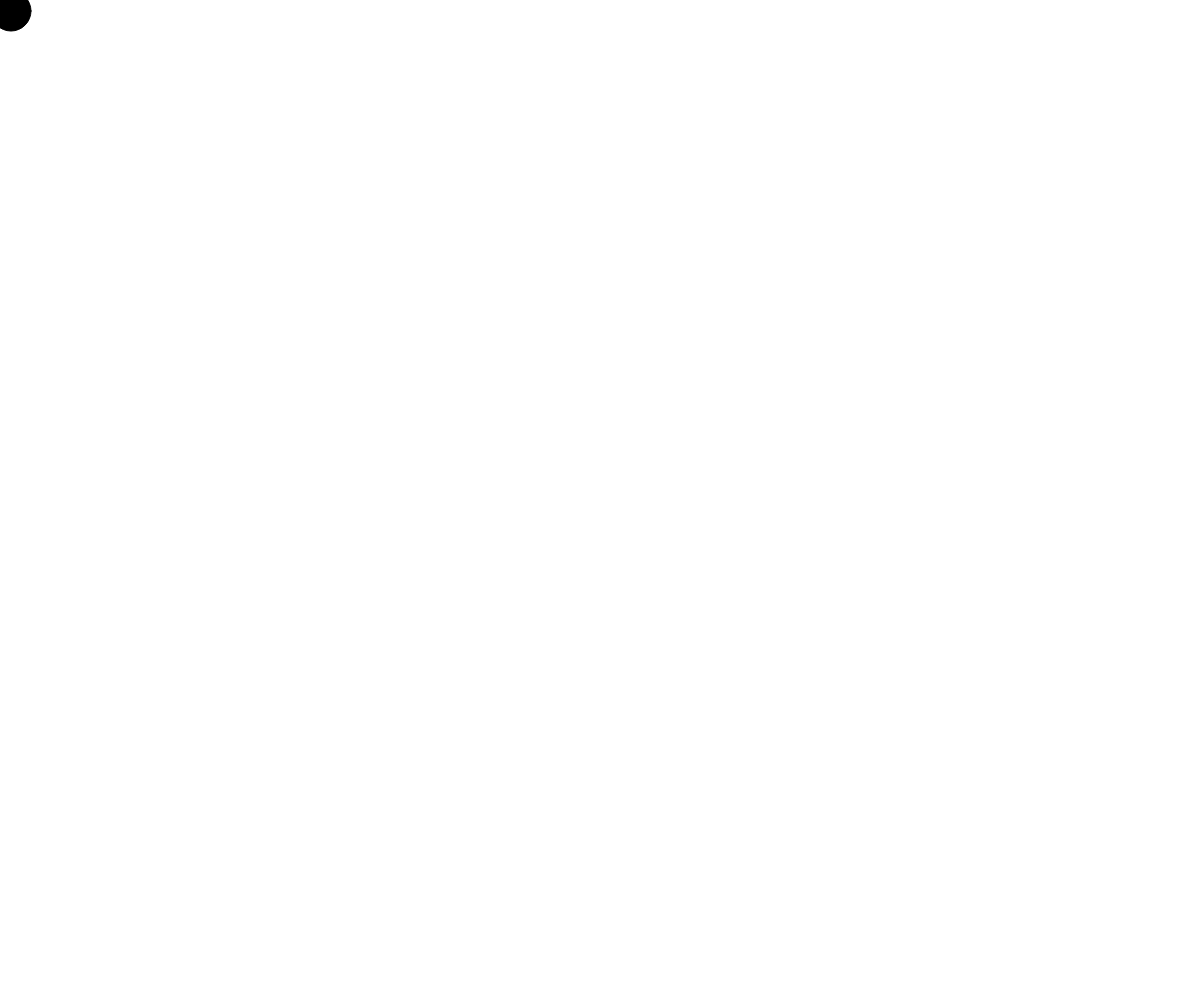
Frame 1 (no input)
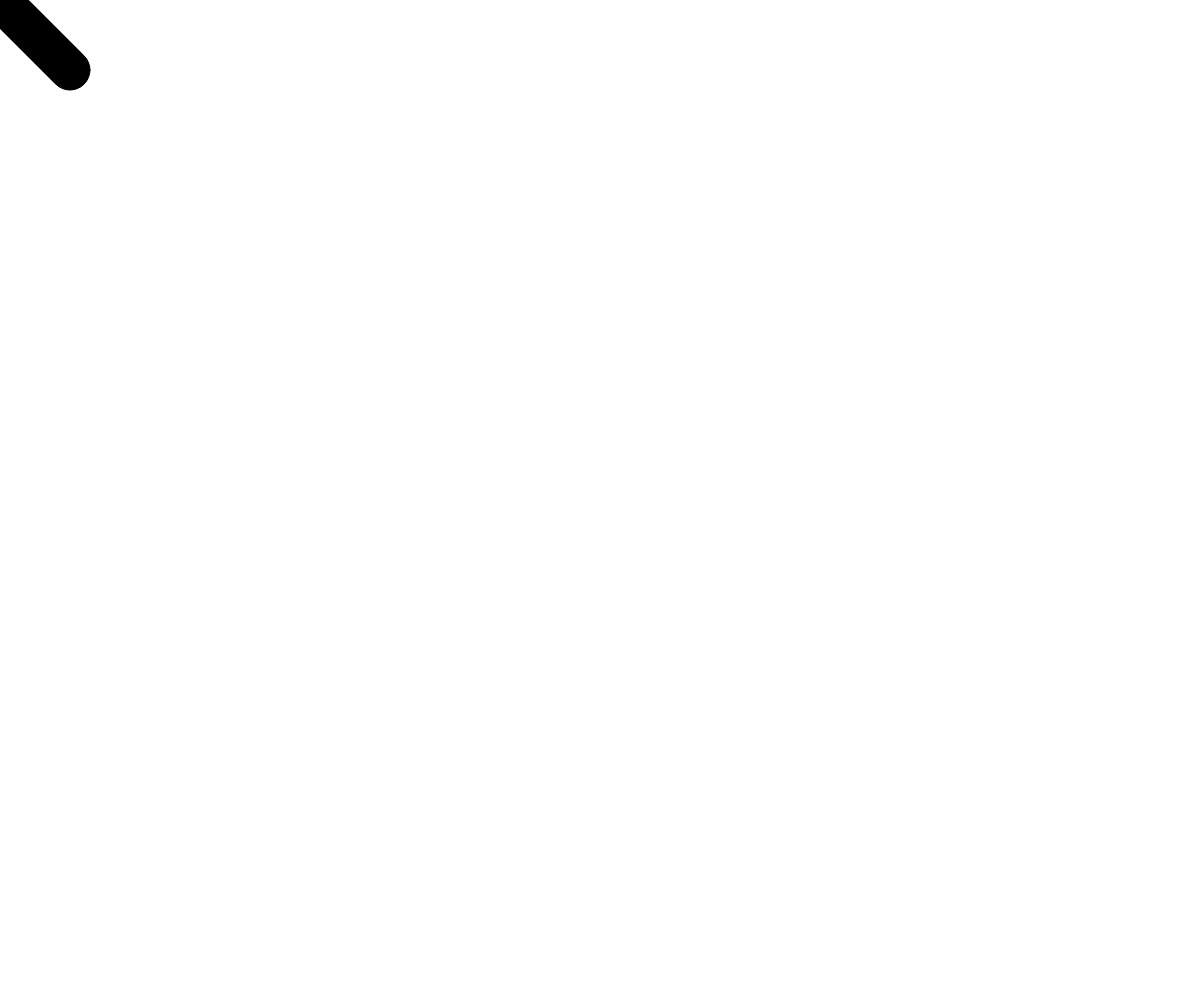
Frame 60 (no input)
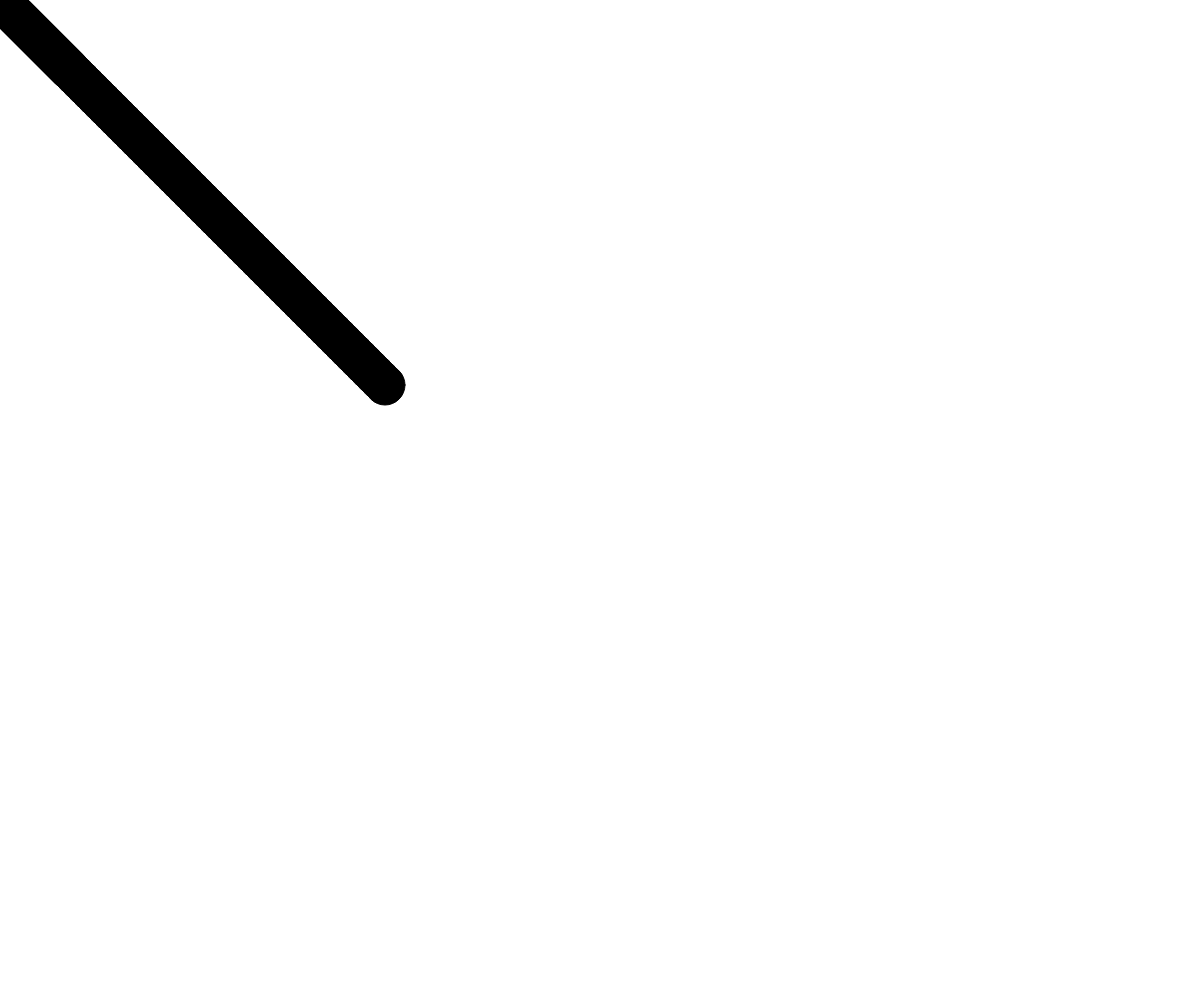
Frame 120 (the mouse pressed at the canvas centre since frame 60)

The p5.js sketch that drew these frames (run headless with seeded random() and noise() and a simulated clock; from frame 60 on, the mouse is pressed at the canvas centre):

// p5.js sketch
// ── sketch.js


let ball = {};
ball.width = 40;
ball.x = 10;
ball.y = 10;
ball.delta_x = 1;
ball.delta_y = 1;
ball.scale_x = 1;
ball.scale_y = 1;
ball.fill = 0;

function setup() {
    createCanvas(windowWidth, windowHeight);
}



function draw() {

    ball.x += ball.delta_x * ball.scale_x;
    ball.y += ball.delta_y * ball.scale_y;


    if (ball.x >= width || ball.x <= 0) {
        ball.delta_x = -1 * ball.delta_x;
        ball.width += 10;
        ball.fill += 10;
    }
    if (ball.y >= height || ball.y <= 0) {
        ball.delta_y = -1 * ball.delta_y;
        ball.width += 10;
        ball.fill += 10;
    }
    if ( ball.width >= 400 ) {
       ball.width -= 10;
       ball.fill -= 10; 
     }

    fill(ball.fill);
    ellipse(ball.x, ball.y, ball.width, ball.width);
}

function mousePressed() {
    ball.scale_x = map(mouseX, 0, width, 0.5, 10);
    ball.scale_y = map(mouseY, 0, height, 0.5, 10);
}
